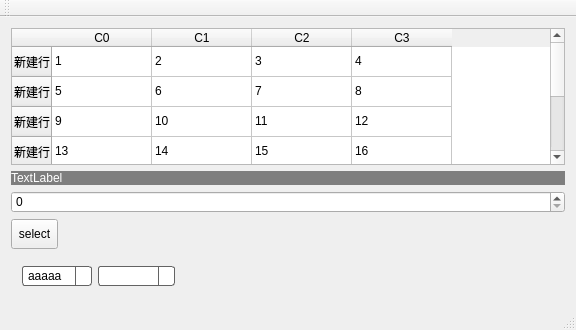
<?xml version="1.0" encoding="UTF-8"?>
<ui version="4.0">
 <class>MainWindow</class>
 <widget class="QMainWindow" name="MainWindow">
  <property name="geometry">
   <rect>
    <x>0</x>
    <y>0</y>
    <width>576</width>
    <height>330</height>
   </rect>
  </property>
  <property name="windowTitle">
   <string>MainWindow</string>
  </property>
  <property name="styleSheet">
   <string notr="true">QComboBox{
	border-radius: 3px;
	padding: 1px 10px 1px 5px;
	border: 1px solid #636363;
}
QComboBox:hover{
	border-radius: 3px;
	padding: 1px 10px 1px 5px;
	border: 1px solid #636363;
	
	background-color: rgb(170, 255, 255);
}
QComboBox::drop-down{
	subcontrol-origin: padding;
	subcontrol-position: top right;
	width: 15px; 
	border-left-width: 1px;
	border-left-style: solid;
	border-top-right-radius: 3px;
	border-bottom-right-radius: 3px;
	border-left-color: #636363;
}

QComboBox::down-arrow{
	image: url(:/image/array_down.png); 
}</string>
  </property>
  <widget class="QWidget" name="centralWidget">
   <layout class="QVBoxLayout" name="verticalLayout">
    <item>
     <widget class="QTableWidget" name="tableWidget">
      <row>
       <property name="text">
        <string>新建行</string>
       </property>
      </row>
      <row>
       <property name="text">
        <string>新建行</string>
       </property>
      </row>
      <row>
       <property name="text">
        <string>新建行</string>
       </property>
      </row>
      <row>
       <property name="text">
        <string>新建行</string>
       </property>
      </row>
      <row>
       <property name="text">
        <string>新建行</string>
       </property>
      </row>
      <row>
       <property name="text">
        <string>新建行</string>
       </property>
      </row>
      <column>
       <property name="text">
        <string>C0</string>
       </property>
      </column>
      <column>
       <property name="text">
        <string>C1</string>
       </property>
      </column>
      <column>
       <property name="text">
        <string>C2</string>
       </property>
      </column>
      <column>
       <property name="text">
        <string>C3</string>
       </property>
      </column>
      <item row="0" column="0">
       <property name="text">
        <string>1</string>
       </property>
      </item>
      <item row="0" column="1">
       <property name="text">
        <string>2</string>
       </property>
      </item>
      <item row="0" column="2">
       <property name="text">
        <string>3</string>
       </property>
      </item>
      <item row="0" column="3">
       <property name="text">
        <string>4</string>
       </property>
      </item>
      <item row="1" column="0">
       <property name="text">
        <string>5</string>
       </property>
      </item>
      <item row="1" column="1">
       <property name="text">
        <string>6</string>
       </property>
      </item>
      <item row="1" column="2">
       <property name="text">
        <string>7</string>
       </property>
      </item>
      <item row="1" column="3">
       <property name="text">
        <string>8</string>
       </property>
      </item>
      <item row="2" column="0">
       <property name="text">
        <string>9</string>
       </property>
      </item>
      <item row="2" column="1">
       <property name="text">
        <string>10</string>
       </property>
      </item>
      <item row="2" column="2">
       <property name="text">
        <string>11</string>
       </property>
      </item>
      <item row="2" column="3">
       <property name="text">
        <string>12</string>
       </property>
      </item>
      <item row="3" column="0">
       <property name="text">
        <string>13</string>
       </property>
      </item>
      <item row="3" column="1">
       <property name="text">
        <string>14</string>
       </property>
      </item>
      <item row="3" column="2">
       <property name="text">
        <string>15</string>
       </property>
      </item>
      <item row="3" column="3">
       <property name="text">
        <string>16</string>
       </property>
      </item>
      <item row="4" column="0">
       <property name="text">
        <string>17</string>
       </property>
      </item>
      <item row="4" column="1">
       <property name="text">
        <string>18</string>
       </property>
      </item>
      <item row="4" column="2">
       <property name="text">
        <string>19</string>
       </property>
      </item>
      <item row="4" column="3">
       <property name="text">
        <string>20</string>
       </property>
      </item>
      <item row="5" column="0">
       <property name="text">
        <string>21</string>
       </property>
      </item>
      <item row="5" column="1">
       <property name="text">
        <string>22</string>
       </property>
      </item>
      <item row="5" column="2">
       <property name="text">
        <string>23</string>
       </property>
      </item>
      <item row="5" column="3">
       <property name="text">
        <string>24</string>
       </property>
      </item>
     </widget>
    </item>
    <item>
     <widget class="QLabel" name="label">
      <property name="styleSheet">
       <string notr="true">background-color: rgb(126, 126, 126);
color: rgb(255, 255, 255);
font: 75 12pt &quot;Consolas&quot;;</string>
      </property>
      <property name="text">
       <string>TextLabel</string>
      </property>
     </widget>
    </item>
    <item>
     <widget class="QSpinBox" name="spinBox"/>
    </item>
    <item>
     <widget class="QToolButton" name="toolButton">
      <property name="minimumSize">
       <size>
        <width>30</width>
        <height>30</height>
       </size>
      </property>
      <property name="text">
       <string>select</string>
      </property>
     </widget>
    </item>
    <item>
     <widget class="QWidget" name="widget" native="true">
      <layout class="QHBoxLayout" name="horizontalLayout">
       <item>
        <widget class="QComboBox" name="comboBox">
         <item>
          <property name="text">
           <string>aaaaa</string>
          </property>
         </item>
         <item>
          <property name="text">
           <string>bbbb</string>
          </property>
         </item>
         <item>
          <property name="text">
           <string>ccccc</string>
          </property>
         </item>
         <item>
          <property name="text">
           <string>dddd</string>
          </property>
         </item>
        </widget>
       </item>
       <item>
        <widget class="QComboBox" name="comboBox_2"/>
       </item>
       <item>
        <spacer name="horizontalSpacer">
         <property name="orientation">
          <enum>Qt::Horizontal</enum>
         </property>
         <property name="sizeHint" stdset="0">
          <size>
           <width>40</width>
           <height>20</height>
          </size>
         </property>
        </spacer>
       </item>
      </layout>
     </widget>
    </item>
   </layout>
  </widget>
  <widget class="QMenuBar" name="menuBar">
   <property name="geometry">
    <rect>
     <x>0</x>
     <y>0</y>
     <width>576</width>
     <height>23</height>
    </rect>
   </property>
  </widget>
  <widget class="QToolBar" name="mainToolBar">
   <attribute name="toolBarArea">
    <enum>TopToolBarArea</enum>
   </attribute>
   <attribute name="toolBarBreak">
    <bool>false</bool>
   </attribute>
  </widget>
  <widget class="QStatusBar" name="statusBar"/>
 </widget>
 <layoutdefault spacing="6" margin="11"/>
 <resources/>
 <connections/>
</ui>
